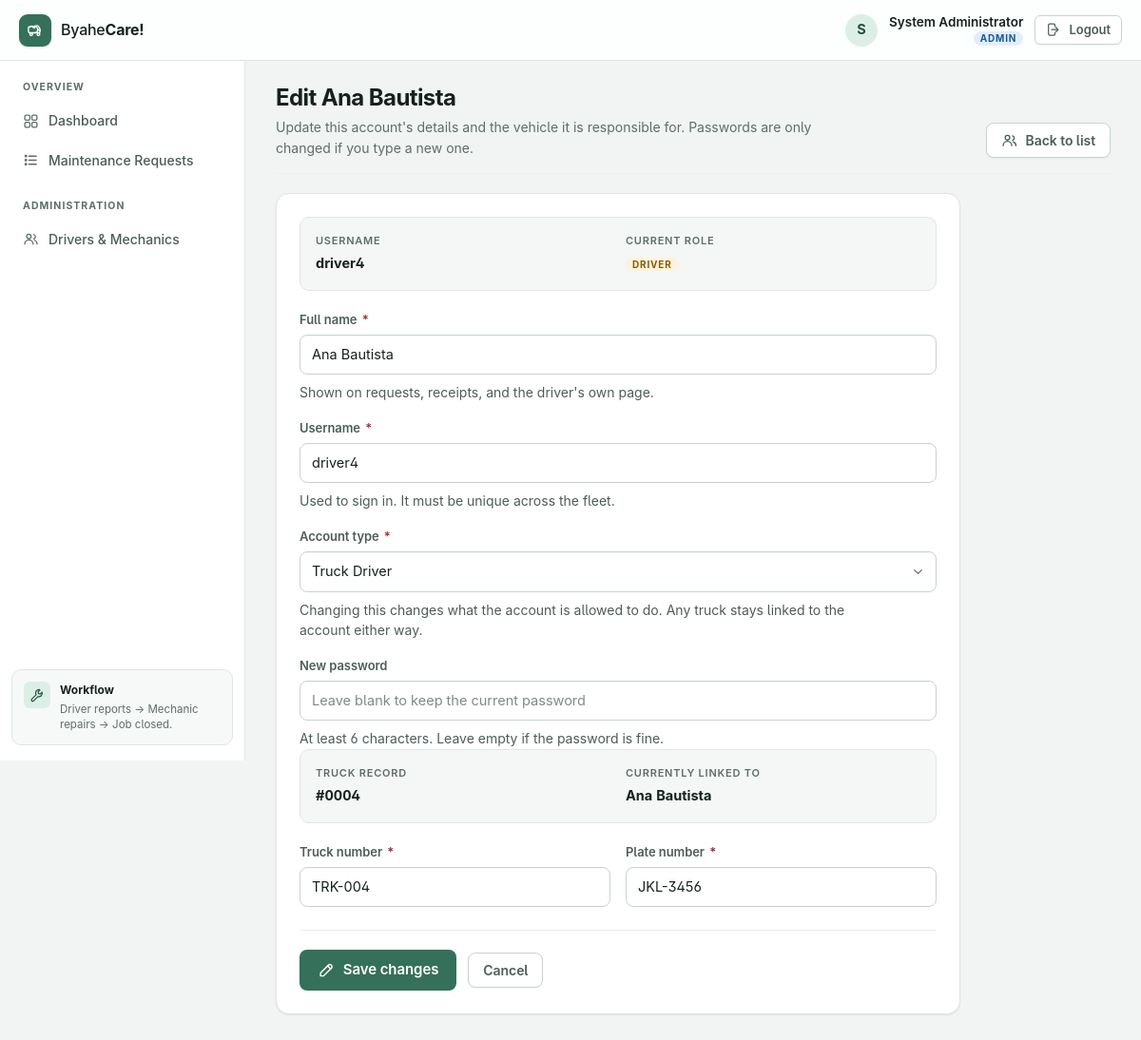
Screenshot of /admin/user/6/edit (signed in) with the database file from the repository.
### tables this page shows
CREATE TABLE users (
            id INTEGER PRIMARY KEY AUTOINCREMENT,
            username TEXT UNIQUE NOT NULL,
            password TEXT NOT NULL,
            name TEXT NOT NULL,
            role TEXT NOT NULL
        );

CREATE TABLE trucks (
            id INTEGER PRIMARY KEY AUTOINCREMENT,
            truck_number TEXT NOT NULL,
            plate_number TEXT NOT NULL,
            driver_id INTEGER
        );

### app.py (the view, shortened to what this page needs)
@app.route("/admin/user/<int:user_id>/edit", methods=["GET", "POST"])
def admin_edit_user(user_id):
    if "user_id" not in session:
        return redirect(url_for("login"))
    if session["role"] != "admin":
        flash("Only administrators can edit driver and mechanic accounts.", "error")
        return redirect(url_for("requests"))
    conn = get_db()
    person = conn.execute("""
        SELECT * FROM users
        WHERE id = ? AND role IN ('driver', 'mechanic')
    """, (user_id,)).fetchone()
    if not person:
        conn.close()
        flash("Account not found.", "error")
        return redirect(url_for("admin_users"))
    truck = conn.execute(
        "SELECT * FROM trucks WHERE driver_id = ?",
        (user_id,)
    ).fetchone()
    conn.close()
    return render_template(
        "admin_user_edit.html",
        person=person,
        truck=truck
    )

### app.py (called while the page is built)
def get_db():
    conn = sqlite3.connect(DATABASE)
    conn.row_factory = sqlite3.Row
    return conn

### templates/admin_user_edit.html (shortened to what this page needs)
{% extends "base.html" %}
{% block page_title %}Edit {{ person['name'] }}{% endblock %}
{% block page_subtitle %}
    Update this account's details and the vehicle it is responsible for.
    Passwords are only changed if you type a new one.
{% endblock %}
{% block page_actions %}
    <a class="btn btn--ghost" href="{{ url_for('admin_users') }}">
        <svg class="icon" aria-hidden="true"><use href="#i-users"></use></svg>
        Back to list
    </a>
{% endblock %}
{% block content %}
<div class="panel u-narrow">
    <div class="truck-strip">
        <div class="truck-strip__cell">
            <span>Username</span>
            <strong>{{ person['username'] }}</strong>
        </div>
        <div class="truck-strip__cell">
            <span>Current role</span>
            <strong>
                <span class="role-badge" data-role="{{ person['role'] }}">
                    {{ person['role'] }}
                </span>
            </strong>
        </div>
    </div>
    <form method="POST">
        <div class="field">
            <label for="name">Full name <span class="req" aria-hidden="true">*</span></label>
            <input id="name" type="text" name="name"
                   value="{{ person['name'] }}"
                   placeholder="e.g. Juan Dela Cruz" maxlength="80" required>
            <p class="hint">Shown on requests, receipts, and the driver's own page.</p>
        </div>
        <div class="field">
            <label for="username">Username <span class="req" aria-hidden="true">*</span></label>
            <input id="username" type="text" name="username"
                   value="{{ person['username'] }}"
                   placeholder="e.g. driver" maxlength="40" required>
            <p class="hint">Used to sign in. It must be unique across the fleet.</p>
        </div>
        <div class="field">
            <label for="role">Account type <span class="req" aria-hidden="true">*</span></label>
            <select id="role" name="role" required>
                <option value="driver" {{ 'selected' if person['role'] == 'driver' }}>
                    Truck Driver
                </option>
            </select>
            <p class="hint">
                Changing this changes what the account is allowed to do. Any truck
                stays linked to the account either way.
            </p>
        </div>
        <div class="field">
            <label for="password">New password</label>
            <input id="password" type="text" name="password"
                   placeholder="Leave blank to keep the current password"
                   maxlength="80" autocomplete="new-password">
            <p class="hint">At least 6 characters. Leave empty if the password is fine.</p>
        </div>
        {% if truck %}
            <div class="truck-strip">
                <div class="truck-strip__cell">
                    <span>Truck record</span>
                    <strong>#{{ '%04d'|format(truck['id']) }}</strong>
                </div>
                <div class="truck-strip__cell">
                    <span>Currently linked to</span>
                    <strong>{{ person['name'] }}</strong>
                </div>
            </div>
            <div class="field-row">
                <div class="field">
                    <label for="truck_number">Truck number <span class="req" aria-hidden="true">*</span></label>
                    <input id="truck_number" type="text" name="truck_number"
                           value="{{ truck['truck_number'] }}"
                           placeholder="e.g. TRK-001" maxlength="40" required>
                </div>
                <div class="field">
                    <label for="plate_number">Plate number <span class="req" aria-hidden="true">*</span></label>
                    <input id="plate_number" type="text" name="plate_number"
                           value="{{ truck['plate_number'] }}"
                           placeholder="e.g. ABC-1234" maxlength="40" required>
                </div>
            </div>
        {% elif person['role'] == 'driver' %}
            <div class="alert alert--error alert--spaced" role="status">
                <svg class="icon" aria-hidden="true"><use href="#i-alert-circle"></use></svg>
                <span>No truck is linked to this driver yet, so there are no
                    vehicle details to edit here.</span>
            </div>
        {% endif %}
        <div class="form-actions">
            <button class="btn btn--primary" type="submit" data-busy-label="Saving…">
                <svg class="icon" aria-hidden="true"><use href="#i-pencil"></use></svg>
                Save changes
            </button>
            <a class="btn btn--ghost" href="{{ url_for('admin_users') }}">Cancel</a>
        </div>
    </form>
</div>
{% endblock %}

### rows the page displays
users: name "Ana Bautista", username "driver4", role "DRIVER"
trucks: id "0004", truck_number "TRK-004", plate_number "JKL-3456"

### other values shown
{{ session['name'][0]|upper }} "S"
{{ session['name'] }} "System Administrator"
{{ session['role'] }} "ADMIN"
{{ label }} "Dashboard Maintenance Requests Drivers & Mechanics"
